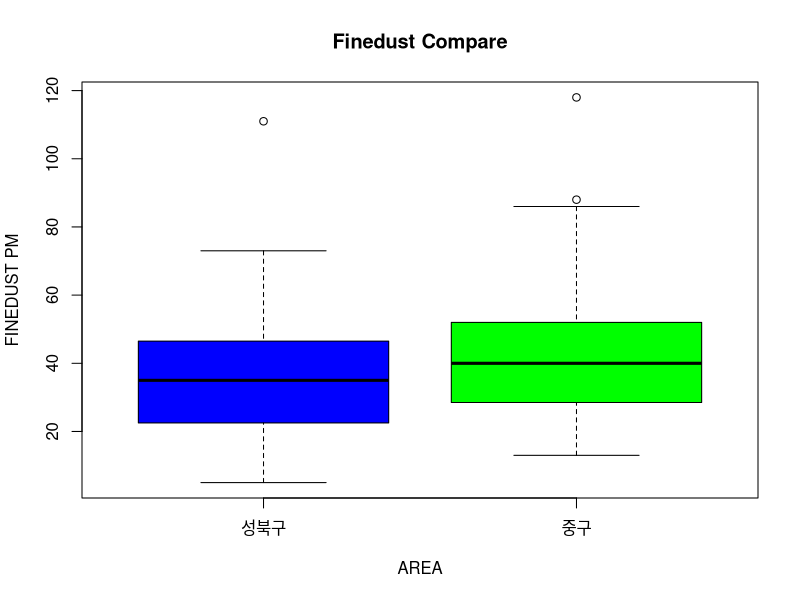
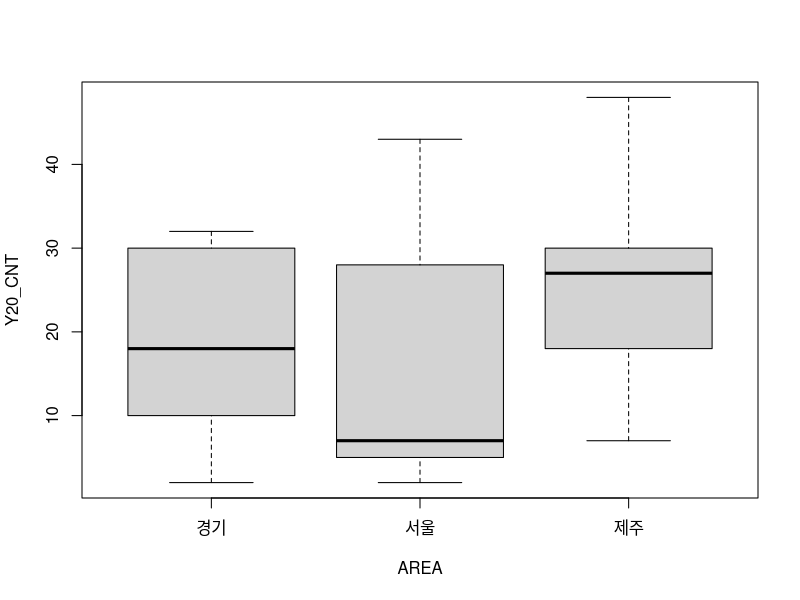

Generate these figures, in order, with R:
### 서울시 지역별 미세먼지 농도 차이 비교하기 ###

# 데이터 가져오기
library(readxl)
dust_data <- read_excel("week2/data/ch07/dust_data.xlsx")
head(dust_data)

# 성북구와 중구 데이터 추출하기
library(dplyr)
dust_data_anal <- dust_data[, c("날짜", "성북구", "중구")]

# 결측치 확인하기
sum(is.na(dust_data_anal))

# 기술통계량
library(psych)
describe(dust_data_anal$성북구)
describe(dust_data_anal$중구)

# 상자 그래프 그리기
boxplot(dust_data_anal$성북구, dust_data_anal$중구,
        main = "Finedust Compare", xlab = "AREA", names = c("성북구", "중구"),
        ylab = "FINEDUST PM", col = c("blue", "green"))

# f-검정: 두 집단의 분산이 동일한지 확인 
  # p-value값이 0.5보다 크다 
  # -> 귀무가설을 기각 할 수 없다 
  # -> 두 집단 간 분산이 동일하다
var.test(dust_data_anal$성북구, dust_data_anal$중구)


# t-검정: 변수가 정규분포를 따르고 있을 때 사용가능한 분석 기법
t.test(dust_data_anal$중구, dust_data_anal$성북구, var.equal = T)


### 세 개 이상의 집단 간 평균 차이 검정하기: 분산분석 ###

# 데이터 불러오기
sample_data <- read_excel("week2/data/Sample1.xlsx")

# 상자 그래프 그리기
boxplot(formula = Y20_CNT ~ AREA, data = sample_data)

# 분산분석
anova(lm(Y20_CNT ~ AREA, data = sample_data))

# 일원분산분석: 독립 변수가 1개인 경우
oneway.test(data = sample_data, Y20_CNT ~ AREA, var.equal = T)
